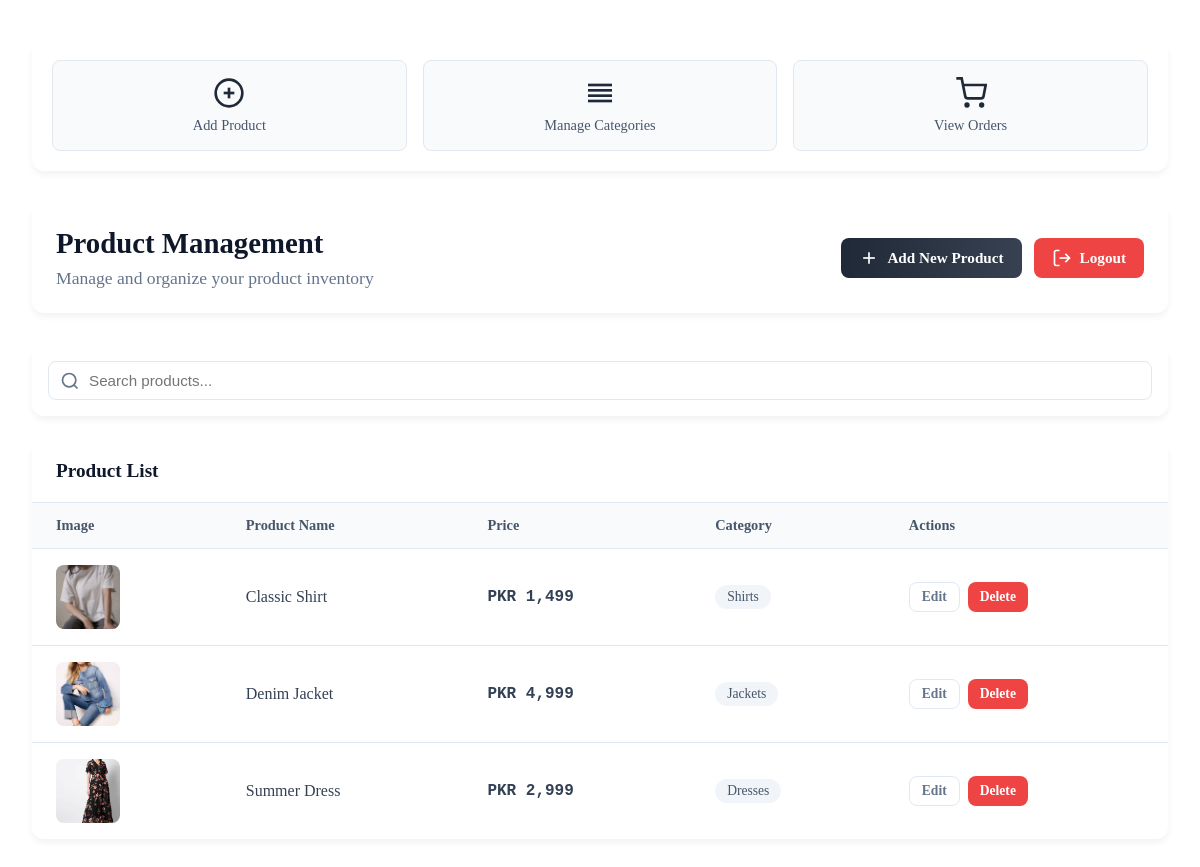
Page /admin/dashboard.php (signed in) on the committed database.
### tables this page shows
CREATE TABLE `products` (
  `product_id` int(11) NOT NULL AUTO_INCREMENT,
  `name` varchar(255) NOT NULL,
  `description` text DEFAULT NULL,
  `price` decimal(10,2) NOT NULL,
  `category_id` int(11) DEFAULT NULL,
  `image_url` varchar(255) DEFAULT NULL,
  `created_at` timestamp NOT NULL DEFAULT CURRENT_TIMESTAMP,
  PRIMARY KEY (`product_id`),
  KEY `category_id` (`category_id`),
  CONSTRAINT `products_ibfk_1` FOREIGN KEY (`category_id`) REFERENCES `categories` (`category_id`) ON DELETE SET NULL
);

CREATE TABLE `categories` (
  `category_id` int(11) NOT NULL AUTO_INCREMENT,
  `name` varchar(255) NOT NULL,
  `description` text DEFAULT NULL,
  `image_url` varchar(255) DEFAULT NULL,
  `created_at` timestamp NOT NULL DEFAULT CURRENT_TIMESTAMP,
  PRIMARY KEY (`category_id`),
  UNIQUE KEY `name` (`name`)
);

### admin/dashboard.php (the view, shortened to what this page needs)
<?php
include('../includes/db.php');
$stmt = $conn->prepare("SELECT p.*, c.name as category_name FROM products p
                       LEFT JOIN categories c ON p.category_id = c.category_id");
$stmt->execute();
$products = $stmt->fetchAll(PDO::FETCH_ASSOC);
?>
<link rel="stylesheet" href="../public/css/admin.css?v=2.0">
<main class="admin-dashboard">
    <div class="quick-actions">
        <div class="quick-actions-grid">
            <a href="add_product.php" class="quick-action-btn">
                <svg class="quick-action-icon" xmlns="http://www.w3.org/2000/svg" viewBox="0 0 24 24" fill="none" stroke="currentColor" stroke-width="2">
                    <circle cx="12" cy="12" r="10"/>
                    <line x1="12" y1="8" x2="12" y2="16"/>
                    <line x1="8" y1="12" x2="16" y2="12"/>
                </svg>
                <span class="quick-action-label">Add Product</span>
            </a>
            <a href="manage_categories.php" class="quick-action-btn">
                <svg class="quick-action-icon" xmlns="http://www.w3.org/2000/svg" viewBox="0 0 24 24" fill="none" stroke="currentColor" stroke-width="2">
                    <path d="M21 10H3"/>
                    <path d="M21 6H3"/>
                    <path d="M21 14H3"/>
                    <path d="M21 18H3"/>
                </svg>
                <span class="quick-action-label">Manage Categories</span>
            </a>
            <a href="view_orders.php" class="quick-action-btn">
                <svg class="quick-action-icon" xmlns="http://www.w3.org/2000/svg" viewBox="0 0 24 24" fill="none" stroke="currentColor" stroke-width="2">
                    <circle cx="9" cy="21" r="1"/>
                    <circle cx="20" cy="21" r="1"/>
                    <path d="M1 1h4l2.68 13.39a2 2 0 0 0 2 1.61h9.72a2 2 0 0 0 2-1.61L23 6H6"/>
                </svg>
                <span class="quick-action-label">View Orders</span>
            </a>
        </div>
    </div>
    <div class="dashboard-header">
        <div class="dashboard-title">
            <h1>Product Management</h1>
            <h2>Manage and organize your product inventory</h2>
        </div>
        <div class="dashboard-actions">
            <a href="add_product.php" class="admin-btn primary">
                <svg xmlns="http://www.w3.org/2000/svg" width="20" height="20" viewBox="0 0 24 24" fill="none" stroke="currentColor" stroke-width="2">
                    <line x1="12" y1="5" x2="12" y2="19"/>
                    <line x1="5" y1="12" x2="19" y2="12"/>
                </svg>
                Add New Product
            </a>
            <a href="logout.php" class="admin-btn danger">
                <svg xmlns="http://www.w3.org/2000/svg" width="20" height="20" viewBox="0 0 24 24" fill="none" stroke="currentColor" stroke-width="2">
                    <path d="M9 21H5a2 2 0 0 1-2-2V5a2 2 0 0 1 2-2h4"/>
                    <polyline points="16 17 21 12 16 7"/>
                    <line x1="21" y1="12" x2="9" y2="12"/>
                </svg>
                Logout
            </a>
        </div>
    </div>
    <div class="search-filter-bar">
        <div class="search-box">
            <svg class="search-icon" xmlns="http://www.w3.org/2000/svg" viewBox="0 0 24 24" fill="none" stroke="currentColor" stroke-width="2">
                <circle cx="11" cy="11" r="8"/>
                <line x1="21" y1="21" x2="16.65" y2="16.65"/>
            </svg>
            <input type="text" placeholder="Search products..." id="productSearch">
        </div>
    </div>
    <div class="products-section">
        <div class="section-header">
            <h3>Product List</h3>
        </div>
        <table class="admin-table">
            <thead>
                <tr>
                    <th>Image</th>
                    <th>Product Name</th>
                    <th>Price</th>
                    <th>Category</th>
                    <th>Actions</th>
                </tr>
            </thead>
            <tbody>
                <?php foreach ($products as $product): ?>
                    <tr>
                        <td>
                            <?php if ($product['image_url']): ?>
                                <img class="product-image" src="../images/<?php echo htmlspecialchars($product['image_url']); ?>" alt="<?php echo htmlspecialchars($product['name']); ?>">
                            <?php endif; ?>
                        </td>
                        <td class="product-name"><?php echo htmlspecialchars($product['name']); ?></td>
                        <td class="product-price">PKR <?php echo number_format($product['price']); ?></td>
                        <td><span class="category-tag"><?php echo htmlspecialchars($product['category_name'] ?? 'Uncategorized'); ?></span></td>
                        <td>
                            <div class="table-actions">
                                <a href="edit_product.php?id=<?php echo $product['product_id']; ?>" class="admin-btn secondary">Edit</a>
                                <a href="delete_product.php?id=<?php echo $product['product_id']; ?>"
                                   onclick="return confirm('Are you sure you want to delete this product?')"
                                   class="admin-btn danger">Delete</a>
                            </div>
                        </td>
                    </tr>
                <?php endforeach; ?>
            </tbody>
        </table>
    </div>
</main>

### public/css/admin.css (style rules this page uses)
.admin-dashboard { max-width: 1200px; margin: 0 auto; padding: 32px 24px; }
.dashboard-header { display: flex; align-items: center; justify-content: space-between; margin-bottom: 32px; padding: 24px; background: white; border-radius: 12px; box-shadow: 0 4px 6px rgba(0, 0, 0, 0.05); }
.dashboard-title { flex: 1; }
.dashboard-title h1 { font-size: 1.8rem; color: #0f172a; margin: 0 0 8px; }
.dashboard-title h2 { font-size: 1.1rem; color: #64748b; font-weight: 500; margin: 0; }
.dashboard-actions { display: flex; gap: 12px; }
.admin-btn { display: inline-flex; align-items: center; gap: 8px; padding: 10px 18px; border-radius: 8px; font-weight: 600; font-size: 0.95rem; transition: all 0.2s ease; text-decoration: none; }
.admin-btn.primary { background: linear-gradient(to right, #1f2937, #374151); color: white; border: none; }
.admin-btn.danger { background: #ef4444; color: white; }
.admin-btn.secondary { background: white; color: #64748b; border: 1px solid #e2e8f0; }
.products-section { background: white; border-radius: 12px; box-shadow: 0 4px 6px rgba(0, 0, 0, 0.05); overflow: hidden; }
.section-header { padding: 20px 24px; border-bottom: 1px solid #e2e8f0; }
.section-header h3 { font-size: 1.2rem; color: #0f172a; margin: 0; }
.admin-table { width: 100%; border-collapse: collapse; }
.admin-table th { background: #f8fafc; font-weight: 600; color: #475569; font-size: 0.9rem; text-align: left; padding: 14px 24px; border-bottom: 1px solid #e2e8f0; }
.admin-table td { padding: 16px 24px; color: #334155; border-bottom: 1px solid #e2e8f0; vertical-align: middle; }
.admin-table tr:last-child td { border-bottom: none; }
.product-image { width: 64px; height: 64px; border-radius: 8px; object-fit: cover; background: #f8fafc; }
.product-name { font-weight: 500; color: #0f172a; }
.product-price { font-family: 'SF Mono', 'Cascadia Code', Consolas, monospace; color: #0f766e; font-weight: 600; }
.category-tag { display: inline-flex; align-items: center; padding: 4px 12px; background: #f1f5f9; border-radius: 999px; color: #475569; font-size: 0.85rem; font-weight: 500; }
.table-actions { display: flex; gap: 8px; }
.table-actions .admin-btn { padding: 6px 12px; font-size: 0.85rem; }
.quick-actions { background: white; border-radius: 12px; padding: 20px; box-shadow: 0 4px 6px rgba(0, 0, 0, 0.05); margin-bottom: 32px; }
.quick-actions-grid { display: grid; grid-template-columns: repeat(auto-fit, minmax(160px, 1fr)); gap: 16px; }
.quick-action-btn { display: flex; flex-direction: column; align-items: center; padding: 16px; background: #f8fafc; border-radius: 8px; text-decoration: none; transition: all 0.2s ease; border: 1px solid #e2e8f0; }
.quick-action-icon { width: 32px; height: 32px; color: #1f2937; margin-bottom: 8px; }
.quick-action-label { color: #475569; font-size: 0.9rem; font-weight: 500; text-align: center; }
.search-filter-bar { display: flex; gap: 16px; margin-bottom: 24px; padding: 16px; background: white; border-radius: 12px; box-shadow: 0 4px 6px rgba(0, 0, 0, 0.05); }
.search-box { flex: 1; position: relative; }
.search-box input { width: 100%; padding: 10px 16px; padding-left: 40px; border: 1px solid #e2e8f0; border-radius: 8px; font-size: 0.95rem; color: #0f172a; transition: all 0.2s ease; }
.search-icon { position: absolute; left: 12px; top: 50%; transform: translateY(-50%); width: 20px; height: 20px; color: #64748b; }

### rows in the picture
products: image_url (picture), name "Classic Shirt", price "1,499", category.name "Shirts"
products: image_url (picture), name "Denim Jacket", price "4,999", category.name "Jackets"
products: image_url (picture), name "Summer Dress", price "2,999", category.name "Dresses"
